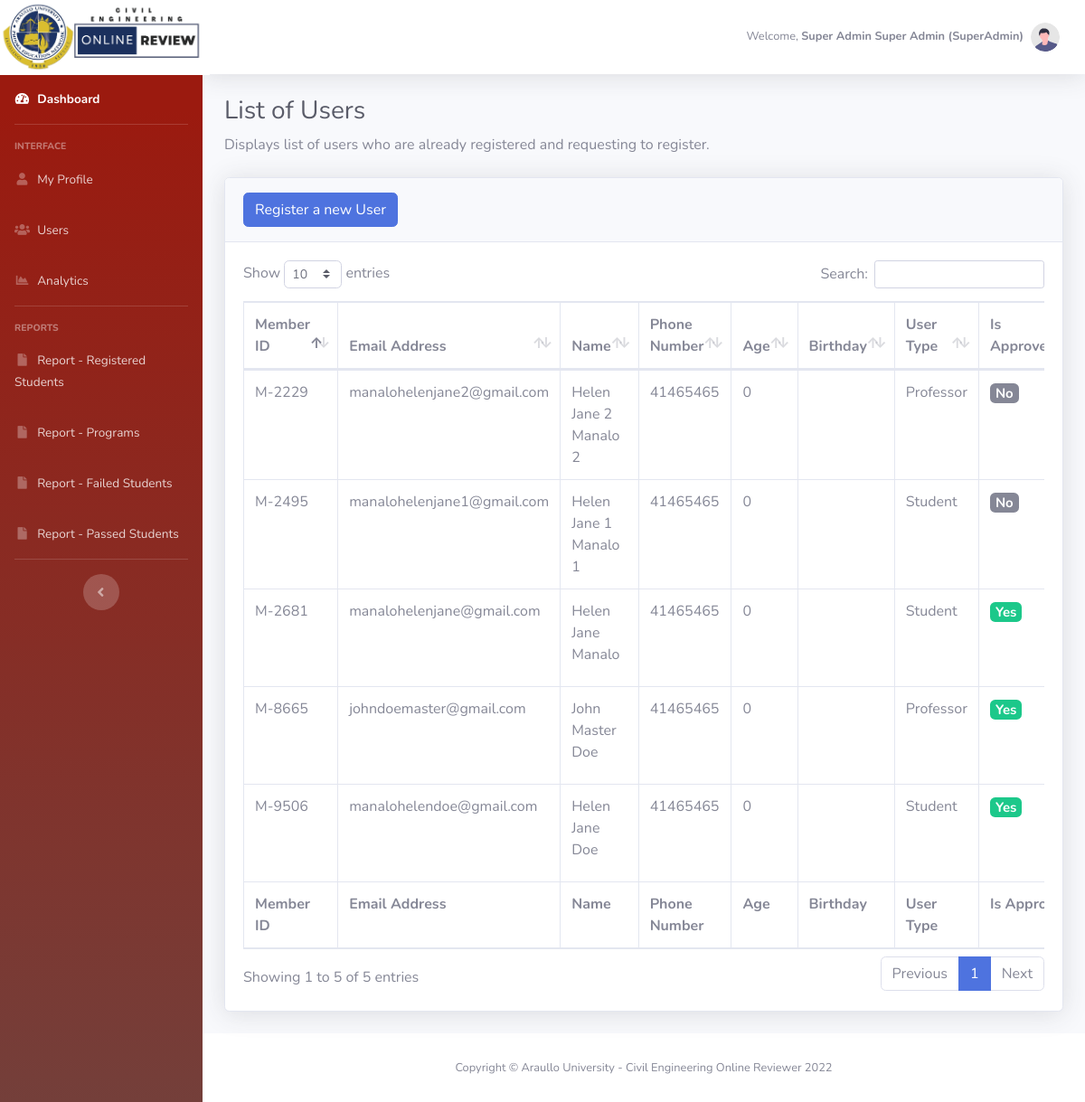
Page /dashboard/admin_users.php (signed in) on the committed database.
### tables this page shows
CREATE TABLE `user_account` (
  `id` int(11) NOT NULL,
  `member_id` varchar(50) NOT NULL,
  `email_address` varchar(50) NOT NULL,
  `firstname` varchar(50) NOT NULL,
  `last_name` varchar(50) NOT NULL,
  `phone_number` int(11) NOT NULL,
  `age` int(11) NOT NULL,
  `birthday` varchar(50) NOT NULL,
  `religion` varchar(50) NOT NULL,
  `blood_type` varchar(50) NOT NULL,
  `upload_image` varchar(255) NOT NULL,
  `gender` varchar(50) NOT NULL,
  `user_type` varchar(25) NOT NULL,
  `password` varchar(255) NOT NULL,
  `is_approved` int(11) NOT NULL,
  `date_created` varchar(100) NOT NULL,
  `date_updated` varchar(100) NOT NULL
);

### dashboard/model/Admin.php (called while the page is built, shortened)
<?php
	class Admin {
		public $db;
		public function __construct(){
			$this->db = new mysqli(DB_HOST, DB_USER, DB_PASSWORD, DB_DATABASE);
		}
    	public function get_fullname($email_address){
    		$sql3="SELECT CONCAT_WS(' ', firstname, last_name) as fullname FROM user_account WHERE email_address = '$email_address'";
	        $result = mysqli_query($this->db,$sql3);
	        $user_data = mysqli_fetch_array($result);
	        return $user_data['fullname'];
    	}
    	public function get_usertype($email_address){
    		$sql3="SELECT user_type FROM user_account WHERE email_address = '$email_address'";
	        $result = mysqli_query($this->db,$sql3);
	        $user_data = mysqli_fetch_array($result);
	        return $user_data['user_type'];
    	}
        public function get_all_users_list() {
    		$sql3="SELECT * FROM user_account a
                WHERE a.user_type != 'SuperAdmin'";
	        $result = mysqli_query($this->db,$sql3);
	        return $result_data = mysqli_fetch_all($result,MYSQLI_ASSOC);
        }
	}
?>

### dashboard/admin_users.php (the view, shortened to what this page needs)
<?php
    include_once('db_header.php');
?>
    <h1 class="h3 mb-2 text-gray-800">List of Users</h1>
    <p class="mb-4">Displays list of users who are already registered and requesting to register.</p>
    <div class="card shadow mb-4">
        <div class="card-header py-3">
            <h6 class="m-0 font-weight-bold text-primary">
                <a class="btn btn-primary" href="add_edit_user.php?action=add">Register a new User</a>
            </h6>
        </div>
        <div class="card-body">
            <div class="table-responsive">
                <table class="table table-bordered" id="dataTable" width="100%" cellspacing="0">
                    <thead>
                        <tr>
                            <th>Member ID</th>
                            <th>Email Address</th>
                            <th>Name</th>
                            <th>Phone Number</th>
                            <th>Age</th>
                            <th>Birthday</th>
                            <th>User Type</th>
                            <th>Is Approved?</th>
                        </tr>
                    </thead>
                    <tfoot>
                        <tr>
                            <th>Member ID</th>
                            <th>Email Address</th>
                            <th>Name</th>
                            <th>Phone Number</th>
                            <th>Age</th>
                            <th>Birthday</th>
                            <th>User Type</th>
                            <th>Is Approved?</th>
                        </tr>
                    </tfoot>
                    <tbody>
                        <?php
                            $get_users_list =  $admin->get_all_users_list();
                            foreach($get_users_list as $users) {
                        ?>
                            <tr>
                                <td><?php echo $users['member_id'] ?></td>
                                <td><?php echo $users['email_address'] ?></td>
                                <td><?php echo $users['firstname'].' '.$users['last_name'] ?></td>
                                <td><?php echo $users['phone_number'] ?></td>
                                <td><?php echo $users['age'] ?></td>
                                <td><?php echo $users['birthday'] ?></td>
                                <td><?php echo $users['user_type'] ?></td>
                                <td>
                                    <?php
                                        if ($users['is_approved'] == 0) {
                                    ?>
                                        <h5><span class="badge badge-secondary">No</span></h5>
                                    <?php
                                        }
                                        else {
                                    ?>
                                        <h5><span class="badge badge-success">Yes</span></h5>
                                    <?php
                                        }
                                    ?>
                                </td>
                            </tr>
                        <?php
                            }
                        ?>
                    </tbody>
                </table>
            </div>
        </div>
    </div>
<?php
    include_once('db_footer.php');
?>

### dashboard/db_header.php (shortened to what this page needs)
<!DOCTYPE html>
<html lang="en">
    <head>
        <link href="vendor/fontawesome-free/css/all.min.css" rel="stylesheet" type="text/css">
        <link href="css/sb-admin-2.min.css" rel="stylesheet">
        <link href="vendor/datatables/dataTables.bootstrap4.min.css" rel="stylesheet">
        <link href="css/buttons.dataTables.min.css" rel="stylesheet">
</head>
<?php
    require_once ('model/Admin.php');
    $admin = new Admin();
?>
<body id="page-top">
    <div id="wrapper">
        <?php
            include_once("menu.php")
        ?>
    <div id="content-wrapper" class="d-flex flex-column">
        <div id="content">
            <nav class="navbar navbar-expand navbar-light bg-white topbar mb-4 static-top shadow">
                <ul class="navbar-nav ml-auto">
                    <li class="nav-item dropdown no-arrow">
                        <a class="nav-link dropdown-toggle" href="#" id="userDropdown" role="button"
                            data-toggle="dropdown" aria-haspopup="true" aria-expanded="false">
                            <?php
                                if (isset($_SESSION['email_address'])) :
                            ?>
                                <span class="mr-2 d-none d-lg-inline text-gray-600 small">Welcome, <strong><?php echo $admin->get_fullname($_SESSION['email_address']); ?> (<?php echo $admin->get_usertype($_SESSION['email_address']); ?>)</strong></span>
                                <img class="img-profile rounded-circle"
                                    src="img/undraw_profile.svg">
                            <?php
                                endif
                            ?>
                        </a>
                    </li>
                </ul>
            </nav>
            <div class="container-fluid">

### rows in the picture
user_account: user_type "SuperAdmin"
user_account: member "M-8665", email_address "johndoemaster@gmail.com", firstname "John Master", last_name "Doe", phone_number "41465465", age "0", user_type "Professor", is_approved "Yes"
user_account: member "M-2681", email_address "manalohelenjane@gmail.com", firstname "Helen Jane", last_name "Manalo", phone_number "41465465", age "0", user_type "Student", is_approved "Yes"
user_account: member "M-2495", email_address "manalohelenjane1@gmail.com", firstname "Helen Jane 1", last_name "Manalo 1", phone_number "41465465", age "0", user_type "Student", is_approved "No"
user_account: member "M-9506", email_address "manalohelendoe@gmail.com", firstname "Helen Jane", last_name "Doe", phone_number "41465465", age "0", user_type "Student", is_approved "Yes"
user_account: member "M-2229", email_address "manalohelenjane2@gmail.com", firstname "Helen Jane 2", last_name "Manalo 2", phone_number "41465465", age "0", user_type "Professor", is_approved "No"

### other values in the picture
$admin->get_fullname($_SESSION['email_address']) "Super Admin Super Admin"
